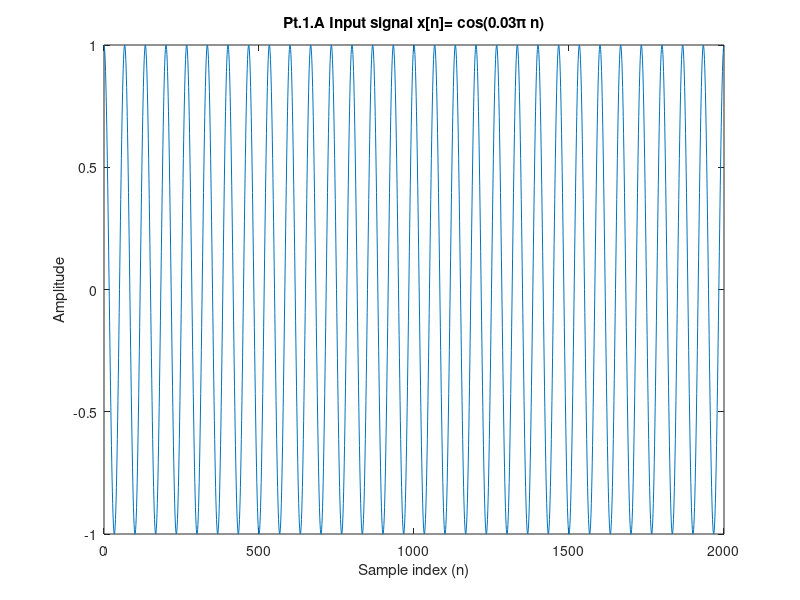

Source code (MATLAB): (Note: this script raises an error after producing the figure.)
% DSP Project
% Leen Abu Omar 1190113
%Hana Kafri 119
%Roa Hanoun 119
% PART 1

close all;
clc
%%
% A
% DONE

N = 2000; % defining the Number Of Samples
n = 0:N-1; 
x = cos(0.03*pi*n); % defining the input signal

% Plotting the input signal
figure(1);
subplot(1,1,1);
plot(n,x);
xlabel('Sample index (n)');
ylabel('Amplitude');
title('Pt.1.A Input signal x[n]= cos(0.03\pi n)');



%%
% B
% DONE

[fir1, ww1] = freqz(h, 1, 'whole'); % returns a complex point frequency response corresponding to the second-order sections matrix 

figure
subplot(2,1,1)
plot(ww1/(2*pi), abs(fir1))
title('Pt.1.B mag1 (abs)')

subplot(2,1,2)
plot(ww1/(2*pi), angle(fir1))
title('phase1')


%% 
% C 
% DONE

N =2000; %NFFT-point DFT      
n = 0:N-1; 

x = cos(0.03*pi*n);

y=fft(x); % compute DFT using FFT        

figure
subplot(2, 1, 1);
plot(n,abs(y));      
title('Pt.1.C Double Sided FFT - without FFTShift');        
xlabel('Sample points (N-point DFT)')        
ylabel('DFT Values');

subplot(2, 1, 2);
plot(n,angle(y));      
title('Double Sided FFT - without FFTShift');        
xlabel('Sample points (N-point DFT)')        
ylabel('DFT Values');


%%
% D

N = 2000;
M = 3;
n = 0:N-1;

x = cos(0.03*pi*n);

h = [1, -2, 4];

mu = 0.01; %step size
w = [0 0 0];
wt = transpose(w);% returns the nonconjugate transpose of w

b = [1 -2 4];
a = 1;
d = filter(b,a,x);% filters the input data x using the numerator and denominator coefficients


for i = M:N
    c = x(i:-1:i-M+1);
    y(i) =   c * wt;
    e(i) = d(i) - y(i); %Computing the error signal
    w = w + 2*mu*e(i)*c; % Updating the weight vector
    wt = transpose(w); % take transpose of w
end


% part 2: j
j = e.^2; %calculating J

% part 3
lo = 10 * log10(j);

figure
subplot(3,1,1)
plot(abs(e)) ;
title('Pt.1.D Error curve') ;
ylim([0 2.5])

subplot(3,1,2)
plot(j) ;
title('j = e^2') ;

subplot(3,1,3)
plot(lo) ;
title('10 log10 (j)') ;

% E

[fir1, ww1] = freqz(h, 1, 'whole');% returns a complex point frequency response corresponding to the second-order sections matrix 
[fir2, ww2] = freqz(w, 1, 'whole');% returns a complex point frequency response corresponding to the second-order sections matrix 

figure
subplot(2,2,1)
plot(ww1/(2*pi), abs(fir1))
title('Pt.1.E mag1 (abs)')

subplot(2,2,3)
plot(ww1/(2*pi), angle(fir1))
title('phase1')

subplot(2,2,2)
plot(ww2/(2*pi), abs(fir2))
title('mag2 (abs)')

subplot(2,2,4)
plot(ww2/(2*pi), angle(fir2))
title('phase2')



%%
% F
% mu = 0.001

% repeat D

N = 2000;
M = 3;
n = 0:N-1;

x = cos(0.03*pi*n);

h = [1, -2, 4];

mu = 0.001; %step size
w = [0 0 0];
wt = transpose(w);% returns the nonconjugate transpose of w

b = [1 -2 4];
a = 1;
d = filter(b,a,x);

%for loop to apply the LMS Algorithm
for i = M:N
    c = x(i:-1:i-M+1);
    y(i) =   c * wt;
    e(i) = d(i) - y(i); %Computing the error signal
    w = w + 2*mu*e(i)*c; % Updating the weight vector
    wt = transpose(w); % take transpose of w
end


% part 2 : j
j = e.^2;%calculating J

% part 3
lo = 10 * log10(j);

figure
subplot(3,1,1)
plot(abs(e)) ;
title('Pt.1.F Error curve') ;
ylim([0 2.5])

subplot(3,1,2)
plot(j) ;
title('j = e^2') ;

subplot(3,1,3)
plot(lo) ;
title('10 log10 (j)') ;

% remove it 
% repeat E

[fir1, ww1] = freqz(h, 1, 'whole');% returns a complex point frequency response corresponding to the second-order sections matrix 
[fir2, ww2] = freqz(w, 1, 'whole');% returns a complex point frequency response corresponding to the second-order sections matrix 

figure
subplot(2,2,1)
plot(ww1/(2*pi), abs(fir1))
title('Pt.1.F mag1 (abs)')

subplot(2,2,3)
plot(ww1/(2*pi), angle(fir1))
title('phase1')

subplot(2,2,2)
plot(ww2/(2*pi), abs(fir2))
title('mag2 (abs)')

subplot(2,2,4)
plot(ww2/(2*pi), angle(fir2))
title('phase2')



%% 
% G = 40 db
% DONE

% repeat D

N = 2000;
M = 3;
n = 0:N-1;

x1 = cos(0.03*pi*n);

xG =awgn(x1,40,'measured'); % Add 40dB of zero-mean white Gaussian noise

h = [1, -2, 4];
%d = conv(x,h);

% plot it once with mu1, then change mu1 in the loop to mu2
mu1 = 0.01; %step size
mu2 = 0.001;

w = [0 0 0];
wt = transpose(w);% returns the nonconjugate transpose of w

b = [1 -2 4];
a = 1;
d = filter(b,a,xG);%to filter the input data xG using the numerator and denominator coefficients

%for loop to apply the LMS Algorithm using the 40dB of zeros mean white
%Gaussian noise 
for i = M:N
    c = xG(i:-1:i-M+1);
    y(i) =   c * wt;
    e(i) = d(i) - y(i); %Computing the error signal
    w = w + 2*mu1*e(i)*c; % Updating the weight vector
    wt = transpose(w); % take transpose of w
end

% 2 j
j = e.^2;

% 3
lo = 10 * log10(j);

figure
subplot(3,1,1)
plot(abs(e)) ;
title('Pt.1.G Error curve') ;
ylim([0 2.5])

subplot(3,1,2)
plot(j) ;
title('j = e^2') ;

subplot(3,1,3)
plot(lo) ;
title('10 log10 (j)') ;

% repeat E

[fir1, ww1] = freqz(h, 1, 'whole');
[fir2, ww2] = freqz(w, 1, 'whole');

figure
subplot(2,2,1)
plot(ww1/(2*pi), abs(fir1))
title('Pt.1.G mag1 (abs)')

subplot(2,2,3)
plot(ww1/(2*pi), angle(fir1))
title('phase1')

subplot(2,2,2)
plot(ww2/(2*pi), abs(fir2))
title('mag2 (abs)')

subplot(2,2,4)
plot(ww2/(2*pi), angle(fir2))
title('phase2')



%%
% H = 30 db
% DONE

% repeat D

N = 2000;
M = 3;
n = 0:N-1;

x1 = cos(0.03*pi*n);

xH =awgn(x1,30,'measured'); % Add 30dB of zero-mean white Gaussian noise

h = [1, -2, 4]; 

% plot it once with mu1, then change mu1 in the loop to mu2
mu1 = 0.01; %step size
mu2 = 0.001;

w = [0 0 0];
wt = transpose(w); % returns the nonconjugate transpose of w

%numerator and denominator coefficients
b = [1 -2 4];
a = 1;

d = filter(b,a,xH); % filters the input data xH using the numerator and denominator coefficients

%for loop to apply the LMS Algorithm using the 30dB of zeros mean white
%Gaussian noise 
for i = M:N
    c = xH(i:-1:i-M+1);
    y(i) =   c * wt;
    e(i) = d(i) - y(i); %Computing the error signal
    w = w + 2*mu1*e(i)*c; % Updating the weight vector
    wt = transpose(w); % take transpose of w
end

% 2 j
j = e.^2;

% 3
lo = 10 * log10(j);
f = 1:N-M;

figure
subplot(3,1,1)
plot(abs(e)) ;
title('Pt.1.H Error curve') ;
ylim([0 2.5])

subplot(3,1,2)
plot(j) ;
title('j = e^2') ;

subplot(3,1,3)
plot(lo) ;
title('10 log10 (j)') ;

% repeat E

[fir1, ww1] = freqz(h, 1, 'whole');
[fir2, ww2] = freqz(w, 1, 'whole');

figure
subplot(2,2,1)
plot(ww1/(2*pi), abs(fir1))
title('Pt.1.H mag1 (abs)')

subplot(2,2,3)
plot(ww1/(2*pi), angle(fir1))
title('phase1')

subplot(2,2,2)
plot(ww2/(2*pi), abs(fir2))
title('mag2 (abs)')

subplot(2,2,4)
plot(ww2/(2*pi), angle(fir2))
title('phase2')


%%
% I : J avg
% DONE

% repeat D

N = 2000;
M = 3;
n = 0:N-1;

x1 = cos(0.03*pi*n);
xG =awgn(x1,40,'measured'); % Add 40dB of zero-mean white Gaussian noise

h = [1, -2, 4];
%d = conv(x,h);
jSum = 0;
mu1 = 0.01; %step size
mu2 = 0.001;

I = 1000;
% loop for 1000
for v=1:I

    w = [0 0 0];
    wt = transpose(w);% returns the nonconjugate transpose of w

    b = [1 -2 4];
    a = 1;
    d = filter(b,a,xG);% filters the input data xG using the numerator and denominator coefficients
    % loop for 2000, to find e
    for i = M:N
        c = xG(i:-1:i-M+1);
        y(i) =   c * wt;
        e(i) = d(i) - y(i); %Computing the error signal
        w = w + 2*mu2*e(i)*c; % Updating the weight vector
        wt = transpose(w); % take transpose of w
    end

    % 2 j
    j = e.^2;

    jSum = jSum + j;% calculating the Summation of all J values

end

Javg = jSum / I;% calculating the average value of J

% 3
lo = 10 * log10(Javg);

figure
subplot(2,1,1)
plot(Javg) ;
title('Pt.1.I j = e^2') ;

subplot(2,1,2)
plot(lo) ;
title('10 log10 (j)') ;


